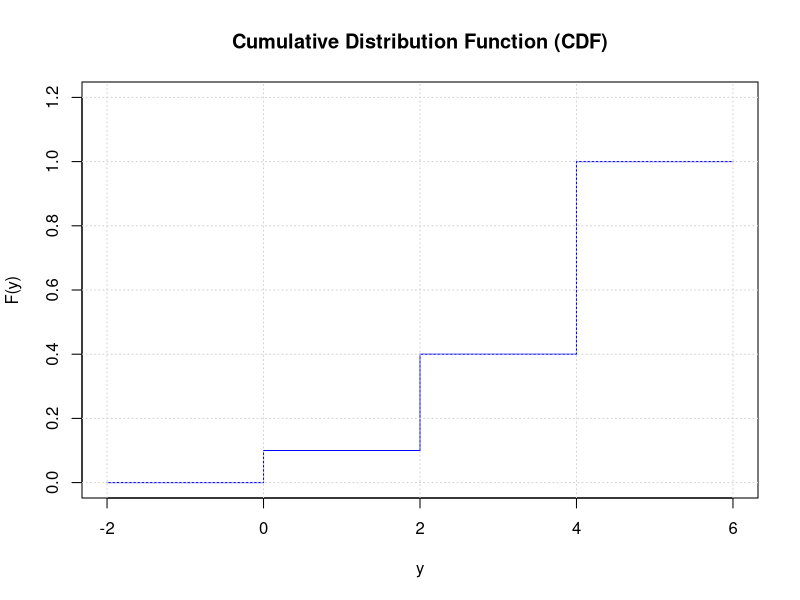

Generate this figure with R:
#cumulative distribution function (CDF) but using R to solve problem 3 exam 1 practice
# Given data
y_values <- c(0, 2, 4)    # Discrete values of Y
p_y <- c(0.1, 0.3, 0.6)   # Corresponding probabilities

# Step 1: Calculate Cumulative Distribution Function (CDF)
F_y <- cumsum(p_y)  # Cumulative sum of probabilities

# Step 2: Extend the CDF for values outside the range of Y
# We include extra points to account for the CDF before the first y-value and after the last y-value
y_ext <- c(-2, 0, 2, 4, 6)  # Extending the Y values range
F_y_ext <- c(0, 0.1, 0.4, 1, 1)  # CDF values for these points

# Step 3: Plot the CDF
plot(y_ext, F_y_ext, type="s", col="blue", main="Cumulative Distribution Function (CDF)",
     xlab="y", ylab="F(y)", ylim=c(0, 1.2), xlim=c(-2, 6))
grid()

# Step 4: Calculate Expected Value E(Y) and Variance Var(Y)
E_Y <- sum(y_values * p_y)  # E(Y) = sum of y * p(y)
E_Y_squared <- sum((y_values ^ 2) * p_y)  # E(Y^2) = sum of y^2 * p(y)
Var_Y <- E_Y_squared - E_Y^2  # Var(Y) = E(Y^2) - [E(Y)]^2

# Step 5: Output the results
cat("Expected Value E(Y):", E_Y, "\n")
cat("Variance Var(Y):", Var_Y, "\n")

